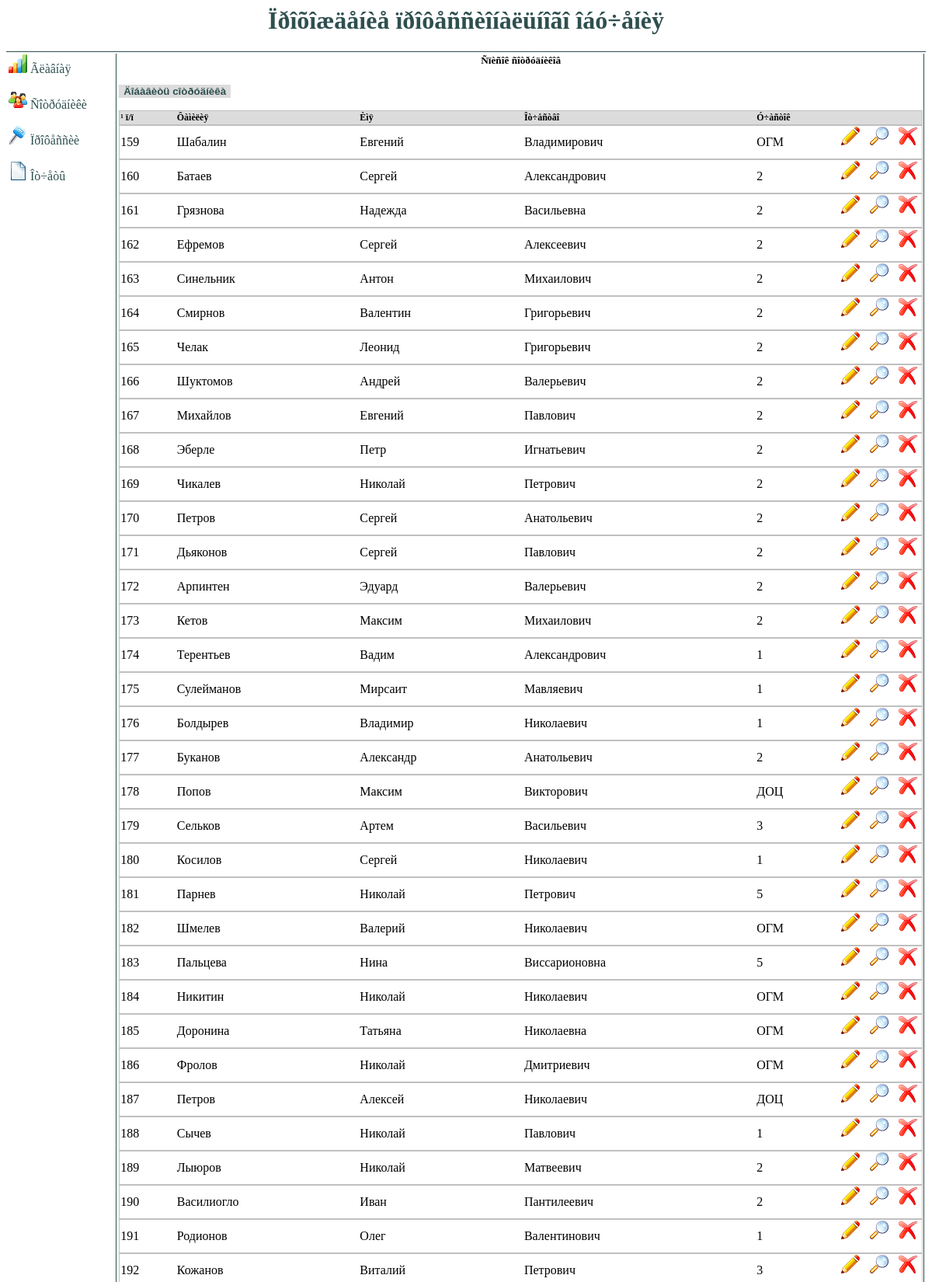
Page /allWorkers.php (upper part) on the committed database.
### tables this page shows
CREATE TABLE IF NOT EXISTS `workers` (
  `id` int(4) NOT NULL AUTO_INCREMENT,
  `surname` varchar(50) NOT NULL,
  `name` varchar(50) NOT NULL,
  `secondname` varchar(50) NOT NULL,
  `rsu` varchar(50) NOT NULL,
  PRIMARY KEY (`id`)
);

### allWorkers.php (the view, shortened to what this page needs)
<html>
	<head>
	        <link rel="stylesheet" href="style/main_style.css" type="text/css">
	</head>
	<body>
<h1 class="main" align="center">Ïðîõîæäåíèå ïðîôåññèîíàëüíîãî îáó÷åíèÿ</h1>
<table class="main">
	<tr>
 		<td class="mainLeft">
        	<?php require 'leftside.php';?>
		</td>
 		<td class="mainRight">
<h5 class="title">Ñïèñîê ñîòðóäíèêîâ</h5>
<?php
$sql_query = "SELECT * FROM `workers`";
$result = mysql_query($sql_query) or die ("Íåâåðíûé çàïðîñ : ".mysql_error);
echo <<<ADD
	<form 	method="POST" action="addWorkers.php">
		<input 	type="submit" value="Äîáàâèòü cîòðóäíèêà">
	</form>
ADD;
$print_table = <<<HERE
<table class="spisok" align="center" border="1" width="100%">
<tr class="first">
     <td class="spisok">¹ ï/ï</td>
	 <td class="spisok">Ôàìèëèÿ</td>
	 <td class="spisok">Èìÿ</td>
	 <td class="spisok">Îò÷åñòâî</td>
	 <td class="spisok" colspan="4">Ó÷àñòîê</td>
</tr>
HERE;
echo $print_table;
	while ($q = mysql_fetch_array($result))
	{
		$id_index = $q['id'];
		$id_w = $id_index;
echo <<<PRINT
	<tr class="hvr">
		<td class="spisok">$q[0]</td>
		<td class="spisok">$q[1]</td>
		<td class="spisok">$q[2]</td>
		<td class="spisok">$q[3]</td>
		<td class="spisok">$q[4]</td>
PRINT;
echo <<<HERE
<td class="spisok" class="hvr" align="center" width="35px" valign="bottom">
<form method="POST" action="editSegment.php">
      	<input type="hidden" name="id_index" value=$id_index>
	   	<input type="image" src="images/edit.ico"  name="submit" title="Èçìåíåíèå è äîáàâëåíèå äàííûõ ïðîôèëÿ">
</form>
      </td>
<td class="spisok" class="hvr" align="center" width="35px">
<form method="POST" action="viewWorker.php">
      	<input type="hidden" name="id_w" value=$id_w>
	   	<input type="image" src="images/view.ico"  name="submit" title="Ïðîñìîòð ïðîôèëÿ ñîòðóäíèêà">
</form>
      </td>
<td class="spisok" class="hvr" align="center" width="35px">
<form method="POST" action="deleteWorker.php" onsubmit="if(!confirm('Âíèìàíèå!Âñå äàííûå áóäóò ïîëíîñòüþ ïîòåðÿíû! Óäàëèòü?')){return false}">
      	<input type="hidden" name="id_w" value=$id_w>
	   	<input type="image" src="images/delete.ico"  name="submit" title="Óäàëåíèå ïðîôèëÿ ñîòðóäíèêà">
</form>
      </td>
    </tr>
HERE;
}
?>
		</td>
</table>
</body>
</html>

### style/main_style.css (style rules this page uses)
body { color:black; background:white; font-family:Times New Roman; }
table.spisok { border:0px solid silver; border-right:1px solid silver; border-left:1px solid silver; border-spacing: 0px 0px; }
td.spisok { border-bottom:0.5px solid silver; border-top:0.5px solid silver; border-left:0px solid silver; border-right:0px solid silver; }
table.main { border-top:1px solid red; border-color:darkslategray; width:100%; height:100%; }
td.mainLeft { vertical-align:top; text-align:justify; width:10%; border-right:1px solid darkslategray; }
td.mainRight { vertical-align:top; text-align:justify; width:74%; border-right:1px solid darkslategray; }
h1.main { color:darkslategray; }
tr.first { background-color:gainsboro; font-weight:bold; font-size:12px; }
h5.title { text-align:center; }
input[type=submit] { background-color: gainsboro; color: darkslategray; margin: 0 0 0 0px; border: 0px solid black; font-weight:bold; }

### rows in the picture
workers: id "159", surname "Шабалин", name "Евгений", secondname "Владимирович", rsu "ОГМ"
workers: id "160", surname "Батаев", name "Сергей", secondname "Александрович", rsu "2"
workers: id "161", surname "Грязнова", name "Надежда", secondname "Васильевна", rsu "2"
workers: id "162", surname "Ефремов", name "Сергей", secondname "Алексеевич", rsu "2"
workers: id "163", surname "Синельник", name "Антон", secondname "Михаилович", rsu "2"
workers: id "164", surname "Смирнов", name "Валентин", secondname "Григорьевич", rsu "2"
workers: id "165", surname "Челак", name "Леонид", secondname "Григорьевич", rsu "2"
workers: id "166", surname "Шуктомов", name "Андрей", secondname "Валерьевич", rsu "2"
workers: id "167", surname "Михайлов", name "Евгений", secondname "Павлович", rsu "2"
workers: id "168", surname "Эберле", name "Петр", secondname "Игнатьевич", rsu "2"
workers: id "169", surname "Чикалев", name "Николай", secondname "Петрович", rsu "2"
workers: id "170", surname "Петров", name "Сергей", secondname "Анатольевич", rsu "2"
workers: id "171", surname "Дьяконов", name "Сергей", secondname "Павлович", rsu "2"
workers: id "172", surname "Арпинтен", name "Эдуард", secondname "Валерьевич", rsu "2"
workers: id "173", surname "Кетов", name "Максим", secondname "Михаилович", rsu "2"
workers: id "174", surname "Терентьев", name "Вадим", secondname "Александрович", rsu "1"
workers: id "175", surname "Сулейманов", name "Мирсаит", secondname "Мавляевич", rsu "1"
workers: id "176", surname "Болдырев", name "Владимир", secondname "Николаевич", rsu "1"
workers: id "177", surname "Буканов", name "Александр", secondname "Анатольевич", rsu "2"
workers: id "178", surname "Попов", name "Максим", secondname "Викторович", rsu "ДОЦ"
workers: id "179", surname "Сельков", name "Артем", secondname "Васильевич", rsu "3"
workers: id "180", surname "Косилов", name "Сергей", secondname "Николаевич", rsu "1"
workers: id "181", surname "Парнев", name "Николай", secondname "Петрович", rsu "5"
workers: id "182", surname "Шмелев", name "Валерий", secondname "Николаевич", rsu "ОГМ"
workers: id "183", surname "Пальцева", name "Нина", secondname "Виссарионовна", rsu "5"
workers: id "184", surname "Никитин", name "Николай", secondname "Николаевич", rsu "ОГМ"
workers: id "185", surname "Доронина", name "Татьяна", secondname "Николаевна", rsu "ОГМ"
workers: id "186", surname "Фролов", name "Николай", secondname "Дмитриевич", rsu "ОГМ"
workers: id "187", surname "Петров", name "Алексей", secondname "Николаевич", rsu "ДОЦ"
workers: id "188", surname "Сычев", name "Николай", secondname "Павлович", rsu "1"
workers: id "189", surname "Лыюров", name "Николай", secondname "Матвеевич", rsu "2"
workers: id "190", surname "Василиогло", name "Иван", secondname "Пантилеевич", rsu "2"
workers: id "191", surname "Родионов", name "Олег", secondname "Валентинович", rsu "1"
workers: id "192", surname "Кожанов", name "Виталий", secondname "Петрович", rsu "3"
